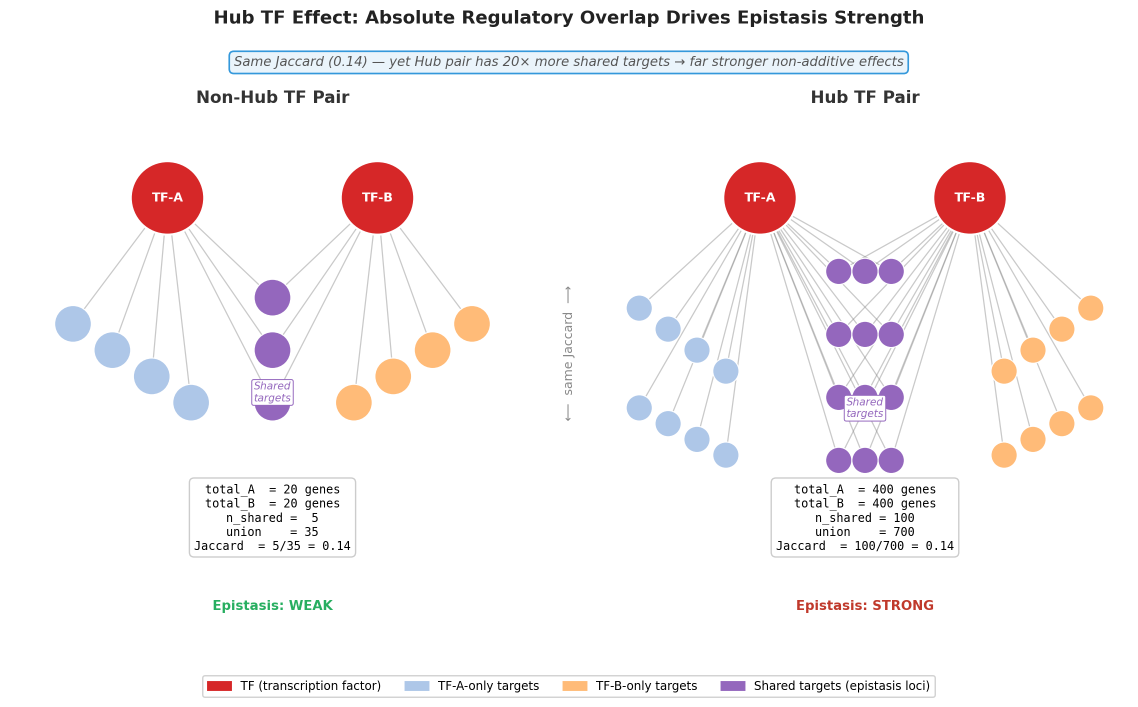
#> input picture figures/figure_M1_hub_tf_schematic.png, 2275 x 1414 px (shown at 1/2 size); its folder holds 5 pictures in this run
$ python K4_update_combined_figures.py
#> lines starting #> are read from the running program, lines starting #| are printed output that depends on the picture
"""
K4: Rebuild Figure2, Figure3, Figure4 combined panels with new narrative structure.

New Figure 2: M1 schematic (Panel A, full-width top) + existing hub-TF mechanism panels (B/C/D)
New Figure 3: CDKN1A/MAPK1 (Panel A, mechanistic) + PLK4/STIL etc (Panel B) + null overview (Panel C)
New Figure 4: L3 4-evidence convergence (Panel A) + network (Panel B) + L4 family (Panel C) + genome-wide (Panel D)

Run: python scripts/K4_update_combined_figures.py
"""
import sys, io
sys.stdout = io.TextIOWrapper(sys.stdout.buffer, encoding="utf-8")

import matplotlib
matplotlib.use("Agg")
import matplotlib.pyplot as plt
import matplotlib.image as mpimg
import matplotlib.gridspec as gridspec
from pathlib import Path

BASE = Path(__file__).parent.parent
FIG = BASE / "figures"
plt.rcParams.update({"font.size": 11})

def load(name):
#> called with name = 'figure_M1_hub_tf_schematic.png'
    return mpimg.imread(FIG / name)
#> returned value is the input picture: shape (1414, 2275, 4) float32; mean R, G, B, A 0.969, 0.953, 0.958, 1
#> call 2 of load, with name = 'figure2_hub_tf_mechanism.png'
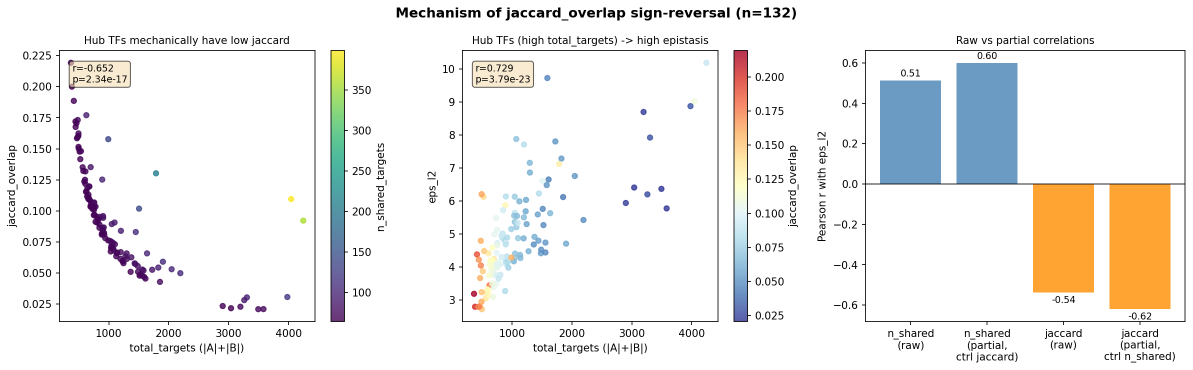
#> input picture figures/figure2_hub_tf_mechanism.png, 2385 x 740 px (shown at 1/2 size)
#> in load, returned value is the input picture: shape (740, 2385, 4) float32; mean R, G, B, A 0.943, 0.936, 0.928, 1

def show(ax, img, label="", label_size=13):
    ax.imshow(img)
    ax.axis("off")
    if label:
        ax.text(0.01, 0.99, label, transform=ax.transAxes,
                fontsize=label_size, fontweight="bold", va="top", ha="left",
                color="black")

# ─────────────────────────────────────────────────────────────────
# Figure 2 — Hub TF Effect (4 panels: M1 schematic + 3 mechanism panels)
# Layout: Row 1 = M1 schematic (full width, Panel A)
#         Row 2 = 3 existing mechanism panels side-by-side (Panels B/C/D)
# ─────────────────────────────────────────────────────────────────
print("Building new Figure 2 ...")
img_M1  = load("figure_M1_hub_tf_schematic.png")
img_mech = load("figure2_hub_tf_mechanism.png")   # already a 3-panel combined

fig = plt.figure(figsize=(14, 11))
gs = gridspec.GridSpec(2, 1, figure=fig, height_ratios=[1.05, 1], hspace=0.04)

ax_A = fig.add_subplot(gs[0])
ax_B = fig.add_subplot(gs[1])

show(ax_A, img_M1,  "A")
show(ax_B, img_mech, "B")

fig.suptitle("Figure 2. The hub TF effect: regulatory reach drives epistasis strength",
             fontsize=13, fontweight="bold", y=0.995)
out2 = FIG / "Figure2_combined.png"
fig.savefig(out2, dpi=200, bbox_inches="tight")
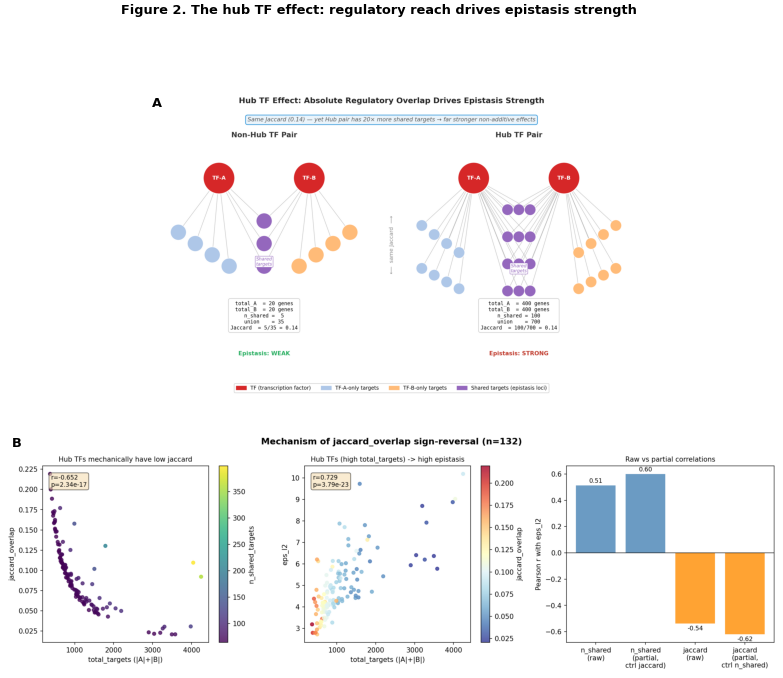
#> figure drawn by matplotlib, 2 panels
plt.close(fig)
print(f"  Saved: {out2.name}  ({out2.stat().st_size//1024} KB)")

# [8 lines of commented-out code are left out]
print("Building new Figure 3 ...")
img_mech3 = load("figure3B_cdkn1a_mapk1_antagonism.png")   # → new Panel A
#> call 3 of load, with name = 'figure3B_cdkn1a_mapk1_antagonism.png'
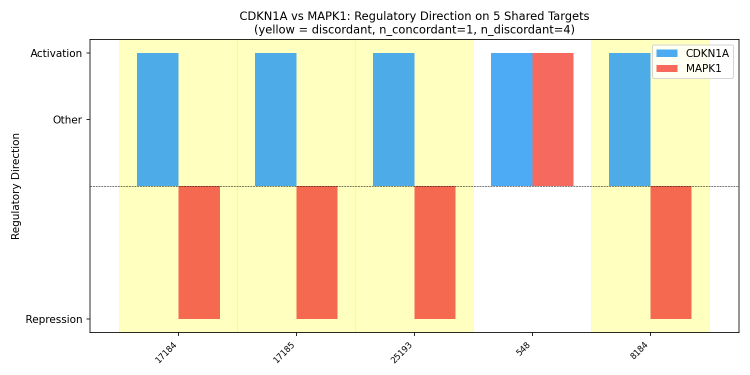
#> input picture figures/figure3B_cdkn1a_mapk1_antagonism.png, 1500 x 750 px (shown at 1/2 size)
#> in load, returned value is the input picture: shape (750, 1500, 4) float32; mean R, G, B, A 0.911, 0.895, 0.827, 1
img_mod   = load("figure3C_plk4stil_kif18bkif2c.png")       # → new Panel B
#> (the run stopped early here; a loop or call above may not have finished)
